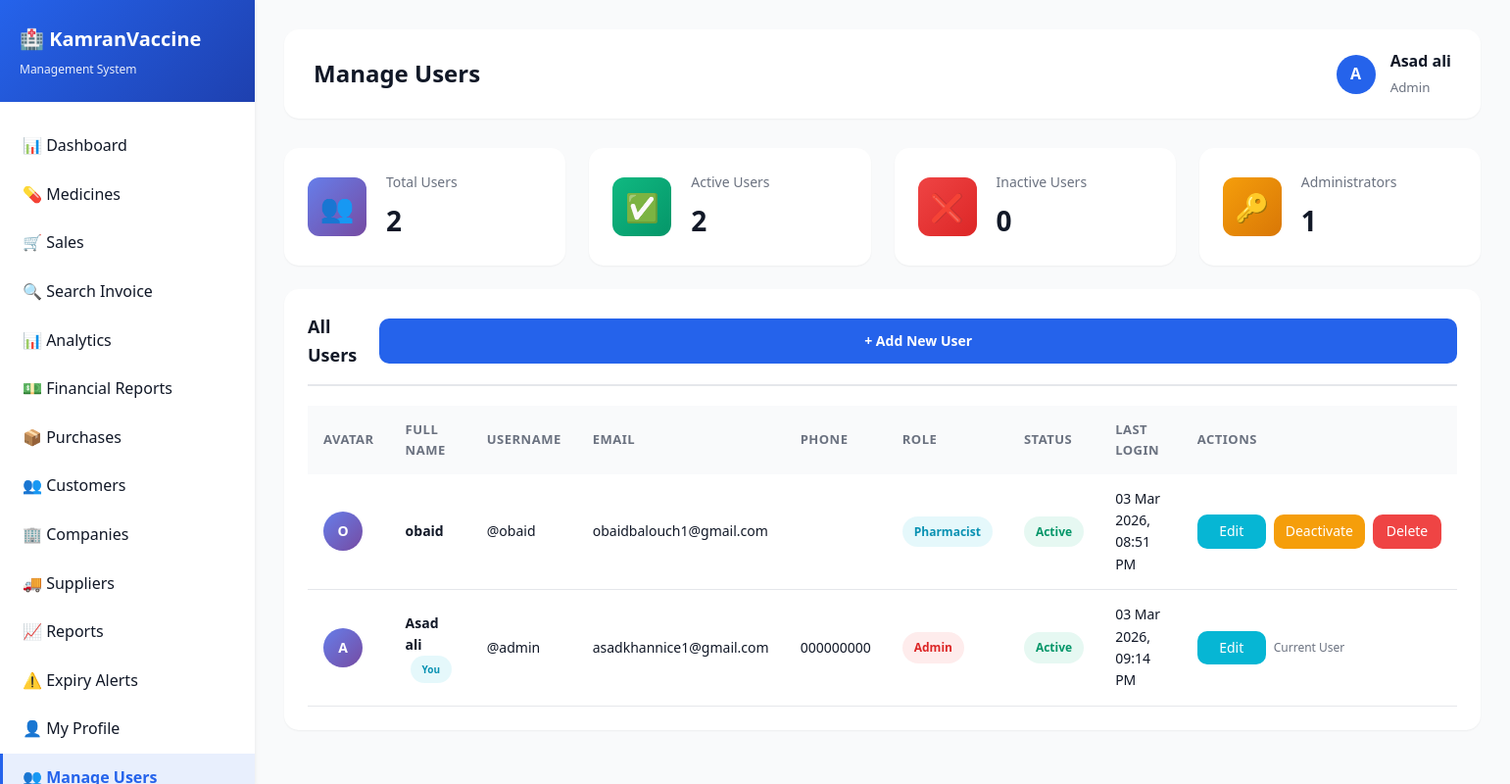
Page /admin/users.php (signed in) on the earlier database version.
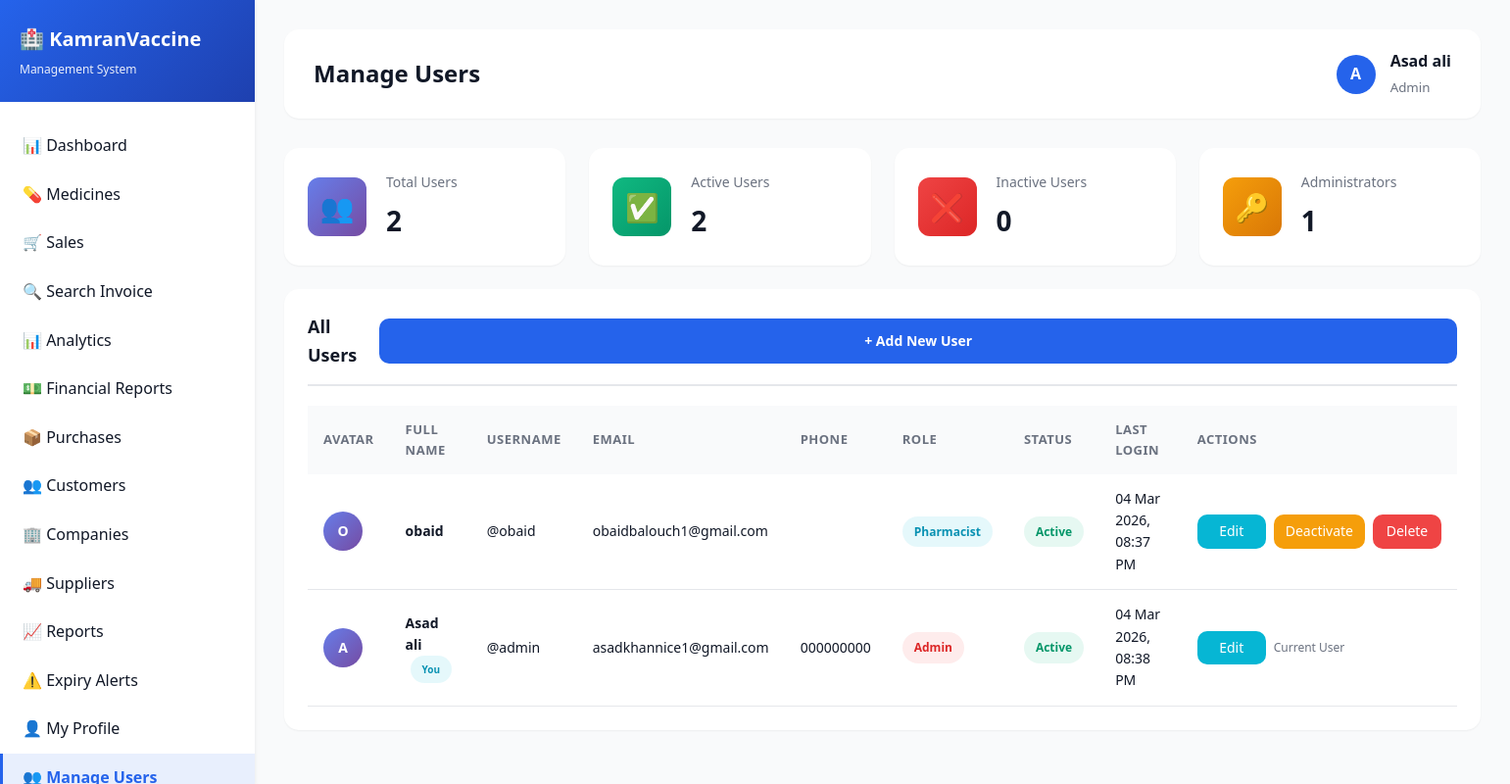
Same page on the later database version.
### tables this page shows
CREATE TABLE `users` (
  `id` int(11) NOT NULL AUTO_INCREMENT,
  `username` varchar(100) NOT NULL,
  `password` varchar(255) NOT NULL,
  `full_name` varchar(255) NOT NULL,
  `email` varchar(255) DEFAULT NULL,
  `phone` varchar(20) DEFAULT NULL,
  `role` enum('admin','pharmacist','cashier','manager') DEFAULT 'cashier',
  `status` enum('active','inactive') DEFAULT 'active',
  `created_at` timestamp NOT NULL DEFAULT current_timestamp(),
  `last_login` timestamp NULL DEFAULT NULL,
  PRIMARY KEY (`id`),
  UNIQUE KEY `username` (`username`),
  KEY `idx_username` (`username`),
  KEY `idx_role` (`role`)
);

### admin/users.php (the view, shortened to what the changed rows need)
<?php
include("includes/header.php");
$users = mysqli_query($conn, "SELECT * FROM users ORDER BY created_at DESC");
?>
<div class="card">
    <div class="card-body">
        <div class="table-responsive">
            <table>
                <thead>
                    <tr>
                        <th>Avatar</th>
                        <th>Full Name</th>
                        <th>Username</th>
                        <th>Email</th>
                        <th>Phone</th>
                        <th>Role</th>
                        <th>Status</th>
                        <th>Last Login</th>
                        <th>Actions</th>
                    </tr>
                </thead>
                <tbody>
                    <?php
                    mysqli_data_seek($users, 0);
                    while ($user = mysqli_fetch_assoc($users)):
                    ?>
                    <tr>
                        <td>
                            <div class="user-avatar" style="width: 40px; height: 40px; border-radius: 50%; background: linear-gradient(135deg, #667eea 0%, #764ba2 100%); color: white; display: flex; align-items: center; justify-content: center; font-weight: bold;">
                                <?php echo strtoupper(substr($user['full_name'], 0, 1)); ?>
                            </div>
                        </td>
                        <td>
                            <strong><?php echo $user['full_name']; ?></strong>
                            <?php if ($user['id'] == $_SESSION['user_id']): ?>
                                <span class="badge badge-info" style="font-size: 10px; margin-left: 5px;">You</span>
                            <?php endif; ?>
                        </td>
                        <td>@<?php echo $user['username']; ?></td>
                        <td><?php echo $user['email'] ?? '<span style="color: #9ca3af;">Not set</span>'; ?></td>
                        <td><?php echo $user['phone'] ?? '<span style="color: #9ca3af;">Not set</span>'; ?></td>
                        <td>
                            <span class="badge badge-<?php
                                echo $user['role'] == 'admin' ? 'danger' :
                                    ($user['role'] == 'manager' ? 'warning' :
                                    ($user['role'] == 'pharmacist' ? 'info' : 'secondary'));
                            ?>">
                                <?php echo ucfirst($user['role']); ?>
                            </span>
                        </td>
                        <td>
                            <span class="badge badge-<?php echo $user['status'] == 'active' ? 'success' : 'danger'; ?>">
                                <?php echo ucfirst($user['status']); ?>
                            </span>
                        </td>
                        <td>
                            <?php
                            if ($user['last_login']) {
                                echo date('d M Y, h:i A', strtotime($user['last_login']));
                            } else {
                                echo '<span style="color: #9ca3af;">Never</span>';
                            }
                            ?>
                        </td>
                        <td>
                            <div class="action-buttons">
                                <a href="edit_user.php?id=<?php echo $user['id']; ?>" class="btn btn-info btn-sm">Edit</a>
                                <?php if ($user['id'] != $_SESSION['user_id']): ?>
                                    <a href="?toggle_status=<?php echo $user['id']; ?>"
                                       class="btn btn-warning btn-sm"
                                       onclick="return confirm('Toggle user status?')">
                                        <?php echo $user['status'] == 'active' ? 'Deactivate' : 'Activate'; ?>
                                    </a>
                                    <a href="?delete=<?php echo $user['id']; ?>"
                                       class="btn btn-danger btn-sm"
                                       onclick="return confirm('Are you sure you want to delete this user? This action cannot be undone!')">
                                        Delete
                                    </a>
                                <?php else: ?>
                                    <span class="text-muted" style="font-size: 12px;">Current User</span>
                                <?php endif; ?>
                            </div>
                        </td>
                    </tr>
                    <?php endwhile; ?>
                </tbody>
            </table>
        </div>
    </div>
</div>
<?php include("includes/footer.php"); ?>

Differences in the rows shown:
changed users "obaid": last_login "03 Mar 2026, 08:51 PM" → "04 Mar 2026, 08:37 PM"
changed users "Asad ali": last_login "03 Mar 2026, 09:14 PM" → "04 Mar 2026, 08:38 PM"
